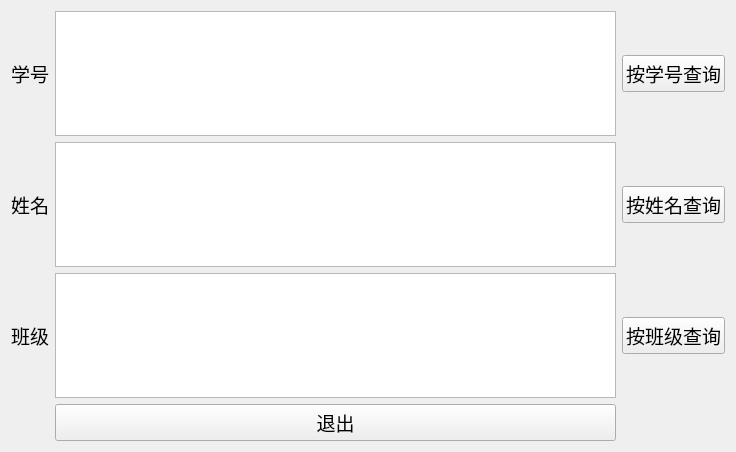
<?xml version="1.0" encoding="UTF-8"?>
<ui version="4.0">
 <class>Form_Quiry</class>
 <widget class="QWidget" name="Form_Quiry">
  <property name="geometry">
   <rect>
    <x>0</x>
    <y>0</y>
    <width>736</width>
    <height>452</height>
   </rect>
  </property>
  <property name="windowTitle">
   <string>查询学生信息</string>
  </property>
  <layout class="QVBoxLayout" name="verticalLayout">
   <item>
    <layout class="QGridLayout" name="gridLayout">
     <item row="0" column="2">
      <widget class="QPushButton" name="pushButton_Number">
       <property name="font">
        <font>
         <family>等线</family>
         <pointsize>14</pointsize>
        </font>
       </property>
       <property name="text">
        <string>按学号查询</string>
       </property>
      </widget>
     </item>
     <item row="2" column="2">
      <widget class="QPushButton" name="pushButton_Class">
       <property name="font">
        <font>
         <family>等线</family>
         <pointsize>14</pointsize>
        </font>
       </property>
       <property name="text">
        <string>按班级查询</string>
       </property>
      </widget>
     </item>
     <item row="1" column="0">
      <widget class="QLabel" name="label_Name">
       <property name="font">
        <font>
         <family>等线</family>
         <pointsize>14</pointsize>
        </font>
       </property>
       <property name="text">
        <string>姓名</string>
       </property>
      </widget>
     </item>
     <item row="1" column="2">
      <widget class="QPushButton" name="pushButton_Name">
       <property name="font">
        <font>
         <family>等线</family>
         <pointsize>14</pointsize>
        </font>
       </property>
       <property name="text">
        <string>按姓名查询</string>
       </property>
      </widget>
     </item>
     <item row="2" column="1">
      <widget class="QTextEdit" name="textEdit_Class">
       <property name="font">
        <font>
         <family>等线</family>
         <pointsize>14</pointsize>
        </font>
       </property>
      </widget>
     </item>
     <item row="0" column="0">
      <widget class="QLabel" name="label_Number">
       <property name="font">
        <font>
         <family>等线</family>
         <pointsize>14</pointsize>
        </font>
       </property>
       <property name="text">
        <string>学号</string>
       </property>
      </widget>
     </item>
     <item row="3" column="1">
      <widget class="QPushButton" name="pushButton_Exit">
       <property name="font">
        <font>
         <family>等线</family>
         <pointsize>14</pointsize>
        </font>
       </property>
       <property name="text">
        <string>退出</string>
       </property>
       <property name="shortcut">
        <string>Esc</string>
       </property>
      </widget>
     </item>
     <item row="1" column="1">
      <widget class="QTextEdit" name="textEdit_Name">
       <property name="font">
        <font>
         <family>等线</family>
         <pointsize>14</pointsize>
        </font>
       </property>
      </widget>
     </item>
     <item row="2" column="0">
      <widget class="QLabel" name="label_Class">
       <property name="font">
        <font>
         <family>等线</family>
         <pointsize>14</pointsize>
        </font>
       </property>
       <property name="text">
        <string>班级</string>
       </property>
      </widget>
     </item>
     <item row="0" column="1">
      <widget class="QTextEdit" name="textEdit_Number">
       <property name="font">
        <font>
         <family>等线</family>
         <pointsize>14</pointsize>
        </font>
       </property>
      </widget>
     </item>
    </layout>
   </item>
  </layout>
 </widget>
 <resources/>
 <connections>
  <connection>
   <sender>pushButton_Exit</sender>
   <signal>clicked()</signal>
   <receiver>Form_Quiry</receiver>
   <slot>close()</slot>
   <hints>
    <hint type="sourcelabel">
     <x>335</x>
     <y>428</y>
    </hint>
    <hint type="destinationlabel">
     <x>367</x>
     <y>225</y>
    </hint>
   </hints>
  </connection>
 </connections>
</ui>
